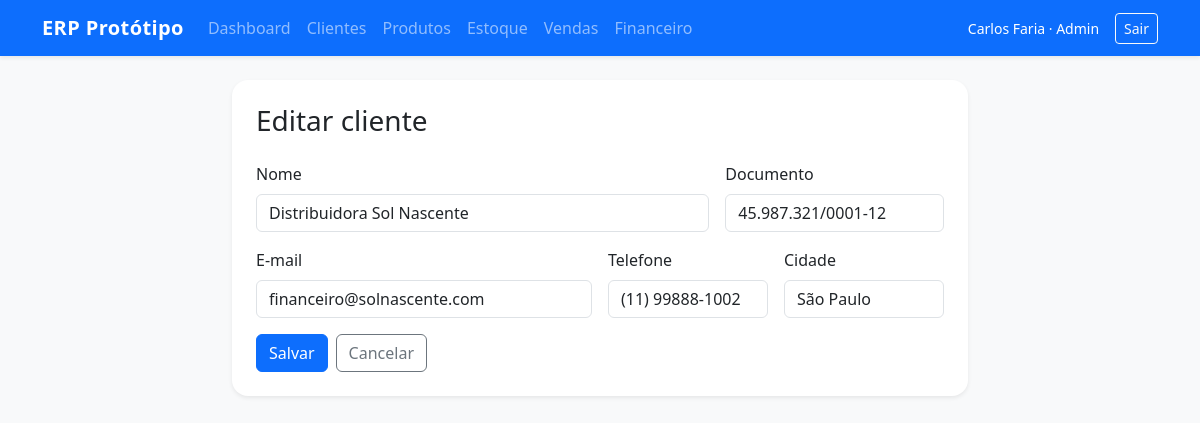
Page /clientes/2/editar (signed in) on the committed database.
### tables this page shows
CREATE TABLE users (
    id INTEGER PRIMARY KEY AUTOINCREMENT,
    username TEXT UNIQUE NOT NULL,
    password_hash TEXT NOT NULL,
    full_name TEXT NOT NULL,
    role TEXT NOT NULL
);

CREATE TABLE clients (
    id INTEGER PRIMARY KEY AUTOINCREMENT,
    name TEXT NOT NULL,
    document TEXT NOT NULL,
    email TEXT,
    phone TEXT,
    city TEXT,
    created_at TEXT NOT NULL
);

### app.py (the view, shortened to what this page needs)
@app.route("/clientes/<int:client_id>/editar", methods=["GET", "POST"])
@login_required
def clients_edit(client_id: int):
    db = get_db()
    client = db.execute("SELECT * FROM clients WHERE id = ?", (client_id,)).fetchone()
    if client is None:
        flash("Cliente não encontrado.", "danger")
        return redirect(url_for("clients_list"))
    return render_template("clients/form.html", client=client)

### app.py (called while the page is built)
def get_db() -> sqlite3.Connection:
    if "db" not in g:
        g.db = sqlite3.connect(app.config["DATABASE"])
        g.db.row_factory = sqlite3.Row
        g.db.execute("PRAGMA foreign_keys = ON")
    return g.db

def login_required(view):
    @wraps(view)
    def wrapped_view(**kwargs):
        if session.get("user_id") is None:
            return redirect(url_for("login"))
        return view(**kwargs)
    return wrapped_view

@app.before_request
def load_logged_user() -> None:
    g.user = None
    user_id = session.get("user_id")
    if user_id is not None:
        g.user = get_db().execute(
            "SELECT id, username, full_name, role FROM users WHERE id = ?",
            (user_id,),
        ).fetchone()

### templates/clients/form.html (shortened to what this page needs)
{% extends "base.html" %}
{% block content %}
<div class="row justify-content-center">
  <div class="col-lg-8">
    <div class="card border-0 shadow-sm">
      <div class="card-body p-4">
        <h1 class="h3 mb-4">{{ 'Editar cliente' if client else 'Novo cliente' }}</h1>
        <form method="post" class="row g-3">
          <div class="col-md-8">
            <label class="form-label">Nome</label>
            <input class="form-control" name="name" value="{{ client.name if client else '' }}" required>
          </div>
          <div class="col-md-4">
            <label class="form-label">Documento</label>
            <input class="form-control" name="document" value="{{ client.document if client else '' }}" required>
          </div>
          <div class="col-md-6">
            <label class="form-label">E-mail</label>
            <input class="form-control" type="email" name="email" value="{{ client.email if client else '' }}">
          </div>
          <div class="col-md-3">
            <label class="form-label">Telefone</label>
            <input class="form-control" name="phone" value="{{ client.phone if client else '' }}">
          </div>
          <div class="col-md-3">
            <label class="form-label">Cidade</label>
            <input class="form-control" name="city" value="{{ client.city if client else '' }}">
          </div>
          <div class="col-12 d-flex gap-2">
            <button class="btn btn-primary">Salvar</button>
            <a href="{{ url_for('clients_list') }}" class="btn btn-outline-secondary">Cancelar</a>
          </div>
        </form>
      </div>
    </div>
  </div>
</div>
{% endblock %}

### templates/base.html (shortened to what this page needs)
<!doctype html>
<html lang="pt-BR">
<head>
  <link href="https://cdn.jsdelivr.net/npm/bootstrap@5.3.3/dist/css/bootstrap.min.css" rel="stylesheet">
  <link rel="stylesheet" href="{{ url_for('static', filename='style.css') }}">
</head>
<body class="bg-light">
  {% if g.user %}
  <nav class="navbar navbar-expand-lg navbar-dark bg-primary shadow-sm">
    <div class="container">
      <a class="navbar-brand fw-semibold" href="{{ url_for('dashboard') }}">ERP Protótipo</a>
      <div class="collapse navbar-collapse" id="navbarMain">
        <ul class="navbar-nav me-auto mb-2 mb-lg-0">
          <li class="nav-item"><a class="nav-link" href="{{ url_for('dashboard') }}">Dashboard</a></li>
          <li class="nav-item"><a class="nav-link" href="{{ url_for('clients_list') }}">Clientes</a></li>
          <li class="nav-item"><a class="nav-link" href="{{ url_for('products_list') }}">Produtos</a></li>
          <li class="nav-item"><a class="nav-link" href="{{ url_for('stock_list') }}">Estoque</a></li>
          <li class="nav-item"><a class="nav-link" href="{{ url_for('sales_list') }}">Vendas</a></li>
          <li class="nav-item"><a class="nav-link" href="{{ url_for('finance_list') }}">Financeiro</a></li>
        </ul>
        <div class="d-flex align-items-center gap-3 text-white">
          <span class="small">{{ g.user["full_name"] }} · {{ g.user["role"]|capitalize }}</span>
          <a class="btn btn-sm btn-outline-light" href="{{ url_for('logout') }}">Sair</a>
        </div>
      </div>
    </div>
  </nav>
  {% endif %}
  <main class="py-4">
    <div class="container">
      {% block content %}{% endblock %}
    </div>
  </main>
</body>
</html>

### static/style.css (style rules this page uses)
body { min-height: 100vh; }
.card { border-radius: 1rem; }
.navbar-brand { letter-spacing: 0.02em; }

### rows in the picture
users: user.full_name "Carlos Faria", user.role "Admin"
clients: name "Distribuidora Sol Nascente", document "45.987.321/0001-12", email "financeiro@solnascente.com", phone "(11) 99888-1002", city "São Paulo"

### other values in the picture
{{ 'Editar cliente' if client else 'Novo cliente' }} "Editar cliente"
